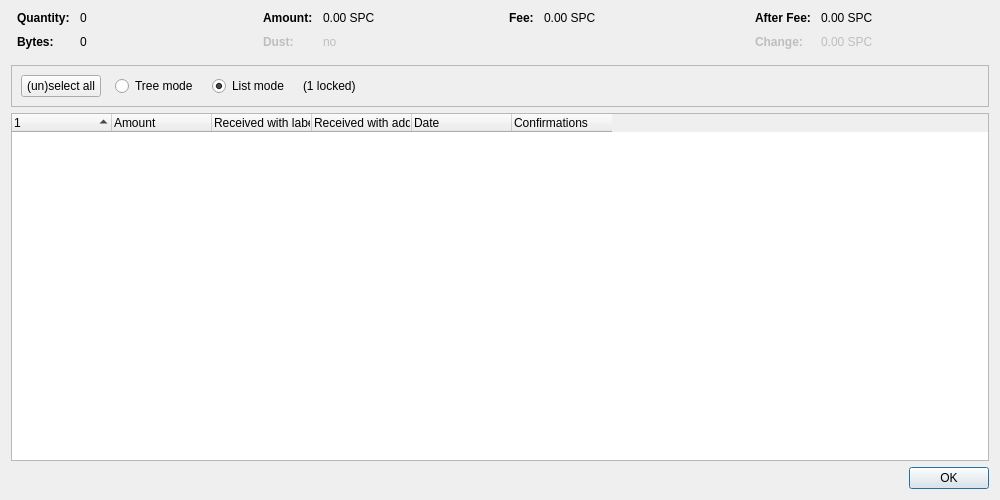
<?xml version="1.0" encoding="UTF-8"?>
<ui version="4.0">
 <class>CoinControlDialog</class>
 <widget class="QDialog" name="CoinControlDialog">
  <property name="geometry">
   <rect>
    <x>0</x>
    <y>0</y>
    <width>1000</width>
    <height>500</height>
   </rect>
  </property>
  <property name="windowTitle">
   <string>Coin Selection</string>
  </property>
  <layout class="QVBoxLayout" name="verticalLayout">
   <item>
    <layout class="QHBoxLayout" name="horizontalLayoutTop" stretch="0,0,0,0">
     <property name="topMargin">
      <number>0</number>
     </property>
     <property name="bottomMargin">
      <number>10</number>
     </property>
     <item>
      <layout class="QFormLayout" name="formLayoutCoinControl1">
       <property name="horizontalSpacing">
        <number>10</number>
       </property>
       <property name="verticalSpacing">
        <number>10</number>
       </property>
       <property name="leftMargin">
        <number>6</number>
       </property>
       <property name="rightMargin">
        <number>6</number>
       </property>
       <item row="0" column="0">
        <widget class="QLabel" name="labelCoinControlQuantityText">
         <property name="font">
          <font>
           <weight>75</weight>
           <bold>true</bold>
          </font>
         </property>
         <property name="text">
          <string>Quantity:</string>
         </property>
        </widget>
       </item>
       <item row="0" column="1">
        <widget class="QLabel" name="labelCoinControlQuantity">
         <property name="cursor">
          <cursorShape>IBeamCursor</cursorShape>
         </property>
         <property name="contextMenuPolicy">
          <enum>Qt::ActionsContextMenu</enum>
         </property>
         <property name="text">
          <string notr="true">0</string>
         </property>
         <property name="textInteractionFlags">
          <set>Qt::LinksAccessibleByMouse|Qt::TextSelectableByKeyboard|Qt::TextSelectableByMouse</set>
         </property>
        </widget>
       </item>
       <item row="1" column="0">
        <widget class="QLabel" name="labelCoinControlBytesText">
         <property name="font">
          <font>
           <weight>75</weight>
           <bold>true</bold>
          </font>
         </property>
         <property name="text">
          <string>Bytes:</string>
         </property>
        </widget>
       </item>
       <item row="1" column="1">
        <widget class="QLabel" name="labelCoinControlBytes">
         <property name="cursor">
          <cursorShape>IBeamCursor</cursorShape>
         </property>
         <property name="contextMenuPolicy">
          <enum>Qt::ActionsContextMenu</enum>
         </property>
         <property name="text">
          <string notr="true">0</string>
         </property>
         <property name="textInteractionFlags">
          <set>Qt::LinksAccessibleByMouse|Qt::TextSelectableByKeyboard|Qt::TextSelectableByMouse</set>
         </property>
        </widget>
       </item>
      </layout>
     </item>
     <item>
      <layout class="QFormLayout" name="formLayoutCoinControl2">
       <property name="horizontalSpacing">
        <number>10</number>
       </property>
       <property name="verticalSpacing">
        <number>10</number>
       </property>
       <property name="leftMargin">
        <number>6</number>
       </property>
       <property name="rightMargin">
        <number>6</number>
       </property>
       <item row="0" column="0">
        <widget class="QLabel" name="labelCoinControlAmountText">
         <property name="font">
          <font>
           <weight>75</weight>
           <bold>true</bold>
          </font>
         </property>
         <property name="text">
          <string>Amount:</string>
         </property>
        </widget>
       </item>
       <item row="0" column="1">
        <widget class="QLabel" name="labelCoinControlAmount">
         <property name="cursor">
          <cursorShape>IBeamCursor</cursorShape>
         </property>
         <property name="contextMenuPolicy">
          <enum>Qt::ActionsContextMenu</enum>
         </property>
         <property name="text">
          <string notr="true">0.00 SPC</string>
         </property>
         <property name="textInteractionFlags">
          <set>Qt::LinksAccessibleByMouse|Qt::TextSelectableByKeyboard|Qt::TextSelectableByMouse</set>
         </property>
        </widget>
       </item>
       <item row="1" column="0">
        <widget class="QLabel" name="labelCoinControlLowOutputText">
         <property name="enabled">
          <bool>false</bool>
         </property>
         <property name="font">
          <font>
           <weight>75</weight>
           <bold>true</bold>
          </font>
         </property>
         <property name="text">
          <string>Dust:</string>
         </property>
        </widget>
       </item>
       <item row="1" column="1">
        <widget class="QLabel" name="labelCoinControlLowOutput">
         <property name="enabled">
          <bool>false</bool>
         </property>
         <property name="cursor">
          <cursorShape>IBeamCursor</cursorShape>
         </property>
         <property name="contextMenuPolicy">
          <enum>Qt::ActionsContextMenu</enum>
         </property>
         <property name="text">
          <string notr="true">no</string>
         </property>
         <property name="textInteractionFlags">
          <set>Qt::LinksAccessibleByMouse|Qt::TextSelectableByKeyboard|Qt::TextSelectableByMouse</set>
         </property>
        </widget>
       </item>
      </layout>
     </item>
     <item>
      <layout class="QFormLayout" name="formLayoutCoinControl3">
       <property name="horizontalSpacing">
        <number>10</number>
       </property>
       <property name="verticalSpacing">
        <number>10</number>
       </property>
       <property name="leftMargin">
        <number>6</number>
       </property>
       <property name="rightMargin">
        <number>6</number>
       </property>
       <item row="0" column="0">
        <widget class="QLabel" name="labelCoinControlFeeText">
         <property name="font">
          <font>
           <weight>75</weight>
           <bold>true</bold>
          </font>
         </property>
         <property name="text">
          <string>Fee:</string>
         </property>
        </widget>
       </item>
       <item row="0" column="1">
        <widget class="QLabel" name="labelCoinControlFee">
         <property name="cursor">
          <cursorShape>IBeamCursor</cursorShape>
         </property>
         <property name="contextMenuPolicy">
          <enum>Qt::ActionsContextMenu</enum>
         </property>
         <property name="text">
          <string notr="true">0.00 SPC</string>
         </property>
         <property name="textInteractionFlags">
          <set>Qt::LinksAccessibleByMouse|Qt::TextSelectableByKeyboard|Qt::TextSelectableByMouse</set>
         </property>
        </widget>
       </item>
      </layout>
     </item>
     <item>
      <layout class="QFormLayout" name="formLayoutCoinControl4">
       <property name="horizontalSpacing">
        <number>10</number>
       </property>
       <property name="verticalSpacing">
        <number>10</number>
       </property>
       <property name="leftMargin">
        <number>6</number>
       </property>
       <property name="rightMargin">
        <number>6</number>
       </property>
       <item row="0" column="0">
        <widget class="QLabel" name="labelCoinControlAfterFeeText">
         <property name="font">
          <font>
           <weight>75</weight>
           <bold>true</bold>
          </font>
         </property>
         <property name="text">
          <string>After Fee:</string>
         </property>
        </widget>
       </item>
       <item row="0" column="1">
        <widget class="QLabel" name="labelCoinControlAfterFee">
         <property name="cursor">
          <cursorShape>IBeamCursor</cursorShape>
         </property>
         <property name="contextMenuPolicy">
          <enum>Qt::ActionsContextMenu</enum>
         </property>
         <property name="text">
          <string notr="true">0.00 SPC</string>
         </property>
         <property name="textInteractionFlags">
          <set>Qt::LinksAccessibleByMouse|Qt::TextSelectableByKeyboard|Qt::TextSelectableByMouse</set>
         </property>
        </widget>
       </item>
       <item row="1" column="0">
        <widget class="QLabel" name="labelCoinControlChangeText">
         <property name="enabled">
          <bool>false</bool>
         </property>
         <property name="font">
          <font>
           <weight>75</weight>
           <bold>true</bold>
          </font>
         </property>
         <property name="text">
          <string>Change:</string>
         </property>
        </widget>
       </item>
       <item row="1" column="1">
        <widget class="QLabel" name="labelCoinControlChange">
         <property name="enabled">
          <bool>false</bool>
         </property>
         <property name="cursor">
          <cursorShape>IBeamCursor</cursorShape>
         </property>
         <property name="contextMenuPolicy">
          <enum>Qt::ActionsContextMenu</enum>
         </property>
         <property name="text">
          <string notr="true">0.00 SPC</string>
         </property>
         <property name="textInteractionFlags">
          <set>Qt::LinksAccessibleByMouse|Qt::TextSelectableByKeyboard|Qt::TextSelectableByMouse</set>
         </property>
        </widget>
       </item>
      </layout>
     </item>
    </layout>
   </item>
   <item>
    <widget class="QFrame" name="frame">
     <property name="minimumSize">
      <size>
       <width>0</width>
       <height>40</height>
      </size>
     </property>
     <property name="frameShape">
      <enum>QFrame::StyledPanel</enum>
     </property>
     <property name="frameShadow">
      <enum>QFrame::Sunken</enum>
     </property>
     <layout class="QHBoxLayout" name="horizontalLayout">
      <item>
       <layout class="QHBoxLayout" name="horizontalLayoutPanel" stretch="0,0,0,0,0">
        <property name="spacing">
         <number>14</number>
        </property>
        <item>
         <widget class="QPushButton" name="pushButtonSelectAll">
          <property name="sizePolicy">
           <sizepolicy hsizetype="Maximum" vsizetype="Fixed">
            <horstretch>0</horstretch>
            <verstretch>0</verstretch>
           </sizepolicy>
          </property>
          <property name="text">
           <string>(un)select all</string>
          </property>
          <property name="autoDefault">
           <bool>false</bool>
          </property>
         </widget>
        </item>
        <item>
         <widget class="QRadioButton" name="radioTreeMode">
          <property name="sizePolicy">
           <sizepolicy hsizetype="Maximum" vsizetype="Fixed">
            <horstretch>0</horstretch>
            <verstretch>0</verstretch>
           </sizepolicy>
          </property>
          <property name="text">
           <string>Tree mode</string>
          </property>
         </widget>
        </item>
        <item>
         <widget class="QRadioButton" name="radioListMode">
          <property name="sizePolicy">
           <sizepolicy hsizetype="Maximum" vsizetype="Fixed">
            <horstretch>0</horstretch>
            <verstretch>0</verstretch>
           </sizepolicy>
          </property>
          <property name="text">
           <string>List mode</string>
          </property>
          <property name="checked">
           <bool>true</bool>
          </property>
         </widget>
        </item>
        <item>
         <widget class="QLabel" name="labelLocked">
          <property name="text">
           <string notr="true">(1 locked)</string>
          </property>
         </widget>
        </item>
        <item>
         <spacer name="horizontalSpacer">
          <property name="orientation">
           <enum>Qt::Horizontal</enum>
          </property>
          <property name="sizeHint" stdset="0">
           <size>
            <width>40</width>
            <height>20</height>
           </size>
          </property>
         </spacer>
        </item>
       </layout>
      </item>
     </layout>
    </widget>
   </item>
   <item>
    <widget class="CoinControlTreeWidget" name="treeWidget">
     <property name="contextMenuPolicy">
      <enum>Qt::CustomContextMenu</enum>
     </property>
     <property name="sortingEnabled">
      <bool>false</bool>
     </property>
     <property name="columnCount">
      <number>6</number>
     </property>
     <attribute name="headerShowSortIndicator" stdset="0">
      <bool>true</bool>
     </attribute>
     <attribute name="headerStretchLastSection">
      <bool>false</bool>
     </attribute>
     <column>
      <property name="text">
       <string/>
      </property>
     </column>
     <column>
      <property name="text">
       <string>Amount</string>
      </property>
     </column>
     <column>
      <property name="text">
       <string>Received with label</string>
      </property>
     </column>
     <column>
      <property name="text">
       <string>Received with address</string>
      </property>
     </column>
     <column>
      <property name="text">
       <string>Date</string>
      </property>
     </column>
     <column>
      <property name="text">
       <string>Confirmations</string>
      </property>
      <property name="toolTip">
       <string>Confirmed</string>
      </property>
     </column>
     <column>
      <property name="text">
       <string/>
      </property>
     </column>
     <column>
      <property name="text">
       <string/>
      </property>
     </column>
     <column>
      <property name="text">
       <string/>
      </property>
     </column>
     <column>
      <property name="text">
       <string/>
      </property>
     </column>
    </widget>
   </item>
   <item>
    <widget class="QDialogButtonBox" name="buttonBox">
     <property name="orientation">
      <enum>Qt::Horizontal</enum>
     </property>
     <property name="standardButtons">
      <set>QDialogButtonBox::Ok</set>
     </property>
    </widget>
   </item>
  </layout>
 </widget>
 <customwidgets>
  <customwidget>
   <class>CoinControlTreeWidget</class>
   <extends>QTreeWidget</extends>
   <header>qt/coincontroltreewidget.h</header>
  </customwidget>
 </customwidgets>
 <resources/>
 <connections/>
</ui>
